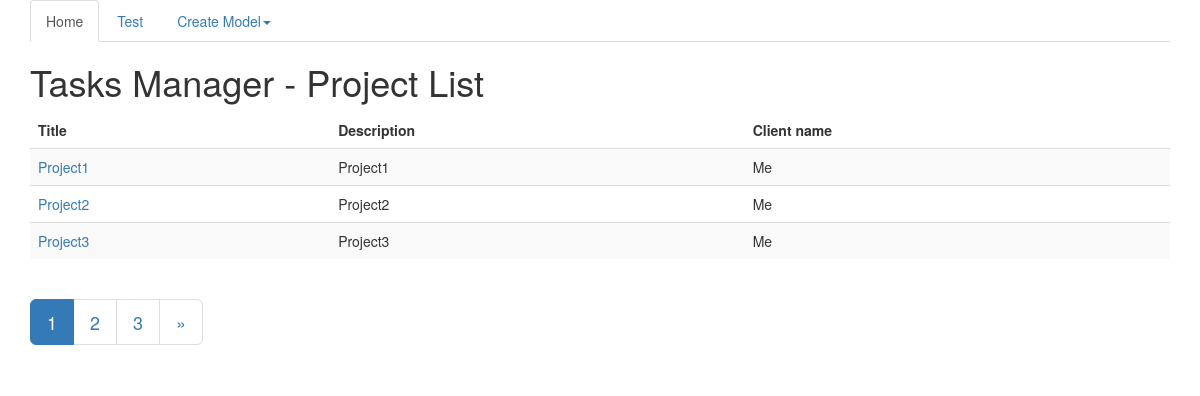
The page /project_list2 on the database its author committed.
### TasksManager/models.py (models this page shows, shortened)
class Project(models.Model):
    title = models.CharField(max_length=50, verbose_name="Title")
    description = models.CharField(max_length=1000, verbose_name="Description")
    client_name = models.CharField(max_length=1000, verbose_name="Client name")

### TasksManager/views.py (the view)
# urls.py: url(r'^project_list2$', Project_list.as_view(), name='project_list2'),
class Project_list(ListView):
    model = Project
    template_name = 'project_list2.html'
    paginate_by = 3
    def get_queryset(self):
        queryset = Project.objects.all().order_by('title')
        return queryset

### templates/project_list2.html (shortened to what this page needs)
{% extends "base.html" %}
{% block h1 %}
    Project List
{% endblock %}
{% block  article_content%}
    <table class="table table-striped">
            <thead>
                <tr>
                    <td><strong>Title</strong></td>
                    <td><strong>Description</strong></td>
                    <td><strong>Client name</strong></td>
                </tr>
            </thead>
            <tbody>
            {% for project in object_list %}
                <tr>
                    <td><a href="{% url 'project_detail' project.id %}">{{ project.title }}</a></td>
                    <td>{{ project.description }}</td>
                    <td>{{ project.client_name }}</td>
                </tr>
            {% endfor %}
            </tbody>
        </table>
        {% if is_paginated %}
        <nav aria-label="Page navigation">
          <ul class="pagination pagination-lg">
            {% for i in page_obj.paginator.page_range %}
                {% if page_obj.number == i %}
                    <li class="active"><span>{{ i }}<span class="sr-only">(current)</span></span></li>
                {% else %}
                    <li><a href="?page={{ i }}">{{ i }}</a> </li>
                {% endif %}
            {% endfor %}
            {% if page_obj.has_next %}
            <li>
              <a href="?page={{ page_obj.next_page_number }}" aria-label="Next">
                <span aria-hidden="true">&raquo;</span>
              </a>
            </li>
            {% endif %}
          </ul>
        </nav>
        {% endif %}
{% endblock %}

### rows shown on the page
Project: title "Project1", description "Project1", client_name "Me"
Project: title "Project2", description "Project2", client_name "Me"
Project: title "Project3", description "Project3", client_name "Me"

### other values the page prints
{{ i }} "1"
{{ i }} "2" "3"
